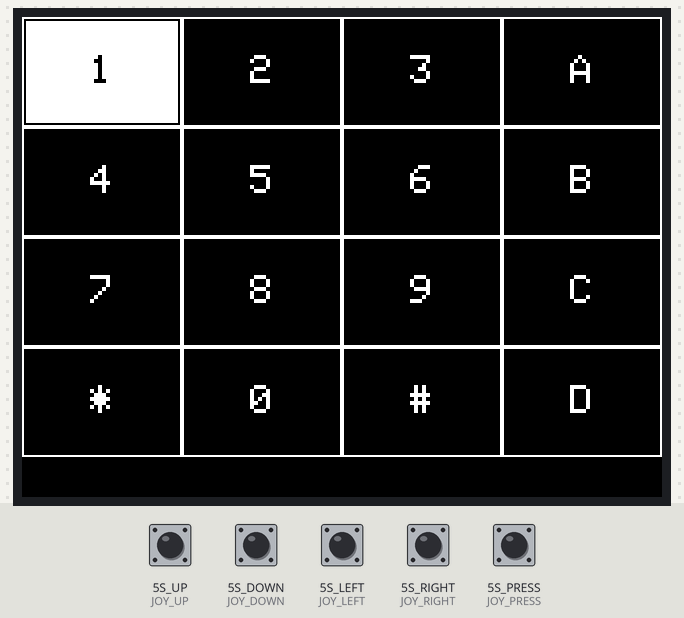
This sketch was run on a simulated Seeed Wio Terminal. Parts: 320×240 colour display. Inputs (shaded band) come from the test bench; at power-on: 5S_DOWN (JOY_DOWN), 5S_LEFT (JOY_LEFT), 5S_PRESS (JOY_PRESS), 5S_RIGHT (JOY_RIGHT), 5S_UP (JOY_UP) HIGH.

Above: at 1.5 s.
1.6 s: 5S_DOWN (JOY_DOWN) pulled LOW for 1 s
At 3.1 s:
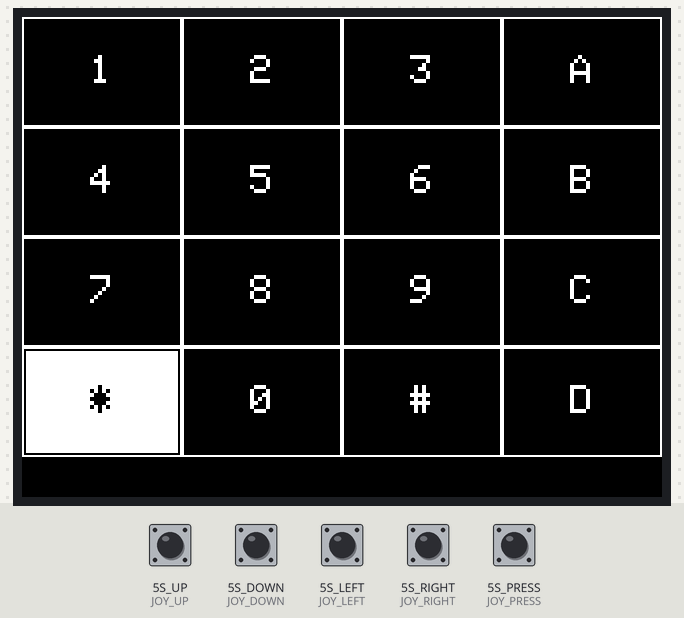
4.1 s: 5S_PRESS (JOY_PRESS) pulled LOW for 0.15 s
5.7 s: 5S_RIGHT (JOY_RIGHT) pulled LOW for 1 s
At 7.4 s:
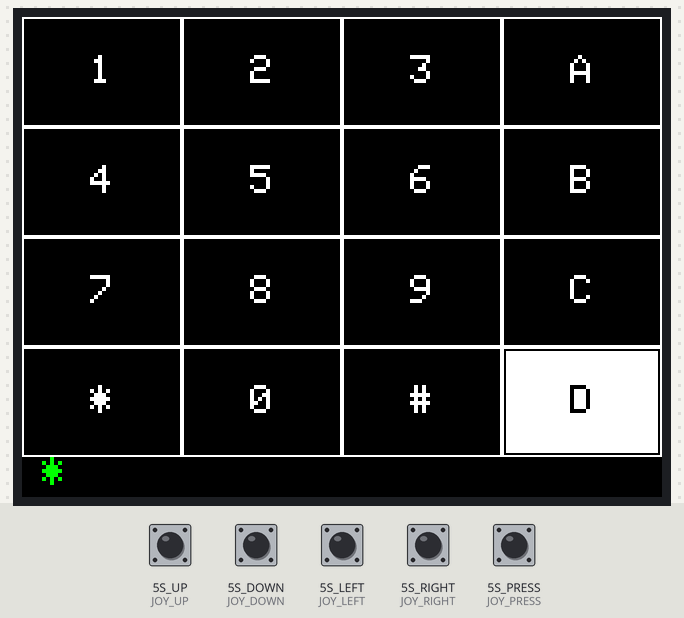
8.2 s: 5S_UP (JOY_UP) pulled LOW for 0.15 s
At 9.4 s:
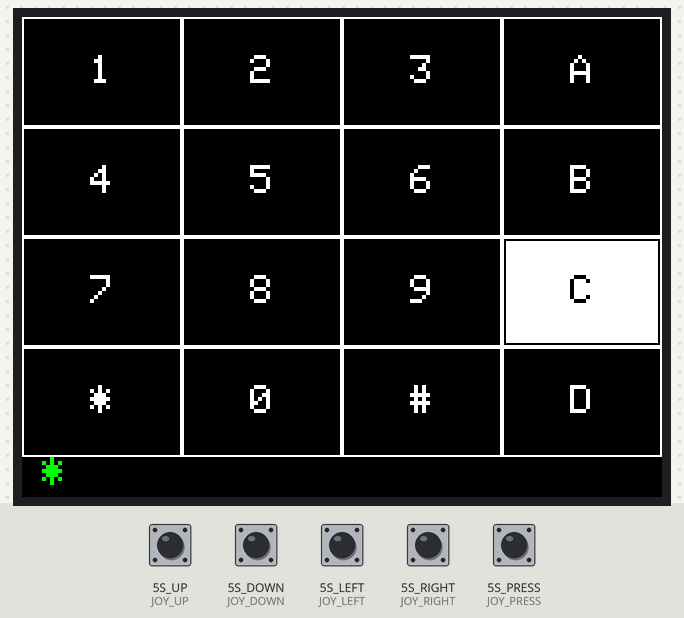
9.8 s: 5S_UP (JOY_UP) pulled LOW for 1 s
At 10.7 s:
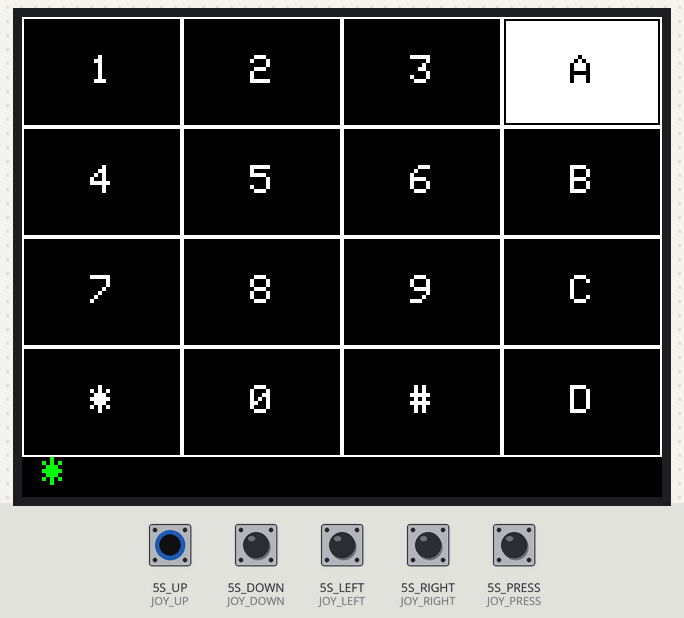
12.3 s: 5S_PRESS (JOY_PRESS) pulled LOW for 1 s
Timing chart, 0 to 15.3 s (numbered marks = the images above; inputs shaded):
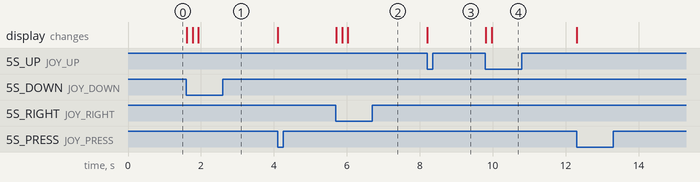

The sketch:

wio-01.ino
```cpp
#include "TFT_eSPI.h"

TFT_eSPI tft;

#define TFT_WIDTH 320
#define TFT_HEIGHT 240

// Tasti 5 direzioni Wio Terminal
#define JOY_UP     WIO_5S_UP
#define JOY_DOWN   WIO_5S_DOWN
#define JOY_LEFT   WIO_5S_LEFT
#define JOY_RIGHT  WIO_5S_RIGHT
#define JOY_PRESS  WIO_5S_PRESS

// Layout tastiera 4x4
const char* keys[4][4] = {
  {"1", "2", "3", "A"},
  {"4", "5", "6", "B"},
  {"7", "8", "9", "C"},
  {"*", "0", "#", "D"}
};

const char* correctPassword = "A1B2C3D4";
char enteredPassword[9] = ""; // 8 + null terminator
int passIndex = 0;

int cursorX = 0;
int cursorY = 0;

// Dimensioni celle
int cellW = TFT_WIDTH / 4;
int cellH = (TFT_HEIGHT - 20) / 4;

void setup() {
  tft.begin();
  tft.setRotation(3);
  tft.fillScreen(TFT_BLACK);

  // Joystick digitale
  pinMode(JOY_UP, INPUT_PULLUP);
  pinMode(JOY_DOWN, INPUT_PULLUP);
  pinMode(JOY_LEFT, INPUT_PULLUP);
  pinMode(JOY_RIGHT, INPUT_PULLUP);
  pinMode(JOY_PRESS, INPUT_PULLUP);

  drawKeypad();
  highlightKey(cursorX, cursorY);
}

void loop() {
  static unsigned long lastMove = 0;
  static bool lastPress = false;

  if (millis() - lastMove > 150) {
    if (digitalRead(JOY_LEFT) == LOW) {
      moveCursor(-1, 0);
      lastMove = millis();
    } else if (digitalRead(JOY_RIGHT) == LOW) {
      moveCursor(1, 0);
      lastMove = millis();
    } else if (digitalRead(JOY_UP) == LOW) {
      moveCursor(0, -1);
      lastMove = millis();
    } else if (digitalRead(JOY_DOWN) == LOW) {
      moveCursor(0, 1);
      lastMove = millis();
    }
  }

  bool pressNow = digitalRead(JOY_PRESS) == LOW;
  if (pressNow && !lastPress) {
    handleKeyPress();
  }
  lastPress = pressNow;
}

void moveCursor(int dx, int dy) {
  unhighlightKey(cursorX, cursorY);
  cursorX = constrain(cursorX + dx, 0, 3);
  cursorY = constrain(cursorY + dy, 0, 3);
  highlightKey(cursorX, cursorY);
}

void drawKeypad() {
  tft.fillScreen(TFT_BLACK);
  tft.setTextSize(2);
  tft.setTextDatum(MC_DATUM);

  for (int y = 0; y < 4; y++) {
    for (int x = 0; x < 4; x++) {
      int xpos = x * cellW;
      int ypos = y * cellH;
      tft.drawRect(xpos, ypos, cellW, cellH, TFT_WHITE);
      tft.drawString(keys[y][x], xpos + cellW/2, ypos + cellH/2);
    }
  }

  updatePasswordBar();
}

void highlightKey(int x, int y) {
  int xpos = x * cellW;
  int ypos = y * cellH;
  tft.fillRect(xpos+2, ypos+2, cellW-4, cellH-4, TFT_WHITE);
  tft.setTextColor(TFT_BLACK, TFT_WHITE);
  tft.setTextSize(2);
  tft.setTextDatum(MC_DATUM);
  tft.drawString(keys[y][x], xpos + cellW/2, ypos + cellH/2);
}

void unhighlightKey(int x, int y) {
  int xpos = x * cellW;
  int ypos = y * cellH;
  tft.fillRect(xpos+2, ypos+2, cellW-4, cellH-4, TFT_BLACK);
  tft.setTextColor(TFT_WHITE, TFT_BLACK);
  tft.setTextSize(2);
  tft.setTextDatum(MC_DATUM);
  tft.drawRect(xpos, ypos, cellW, cellH, TFT_WHITE);
  tft.drawString(keys[y][x], xpos + cellW/2, ypos + cellH/2);
}

void handleKeyPress() {
  if (passIndex >= 8) return;

  const char* key = keys[cursorY][cursorX];
  enteredPassword[passIndex++] = key[0];
  enteredPassword[passIndex] = '\0';

  updatePasswordBar();

  if (passIndex == 8) {
    delay(300);
    checkPassword();
  }
}

void updatePasswordBar() {
  tft.fillRect(0, TFT_HEIGHT - 20, TFT_WIDTH, 20, TFT_BLACK);
  tft.setTextSize(2);
  tft.setTextColor(TFT_GREEN, TFT_BLACK);
  tft.setTextDatum(TL_DATUM);
  tft.drawString(enteredPassword, 10, TFT_HEIGHT - 20);
}

void checkPassword() {
  if (strcmp(enteredPassword, correctPassword) == 0) {
    tft.fillScreen(TFT_GREEN);
    tft.setTextColor(TFT_BLACK);
    tft.setTextDatum(MC_DATUM);
    tft.setTextSize(3);
    tft.drawString("ACCESSO OK", TFT_WIDTH/2, TFT_HEIGHT/2);
  } else {
    tft.fillScreen(TFT_RED);
    tft.setTextColor(TFT_WHITE);
    tft.setTextDatum(MC_DATUM);
    tft.setTextSize(3);
    tft.drawString("PASSWORD ERRATA", TFT_WIDTH/2, TFT_HEIGHT/2);
  }

  delay(3000);
  passIndex = 0;
  enteredPassword[0] = '\0';
  drawKeypad();
}
```

Measured:
- after the input at 1.6 s, the display: first changes at once (image 1 shows a later state)
- after the input at 5.7 s, the display: first changes at once (image 2 shows a later state)
- after the input at 8.2 s, the display: changes at once (image 3)
- after the input at 9.8 s, the display: first changes at once (image 4 shows a later state)
